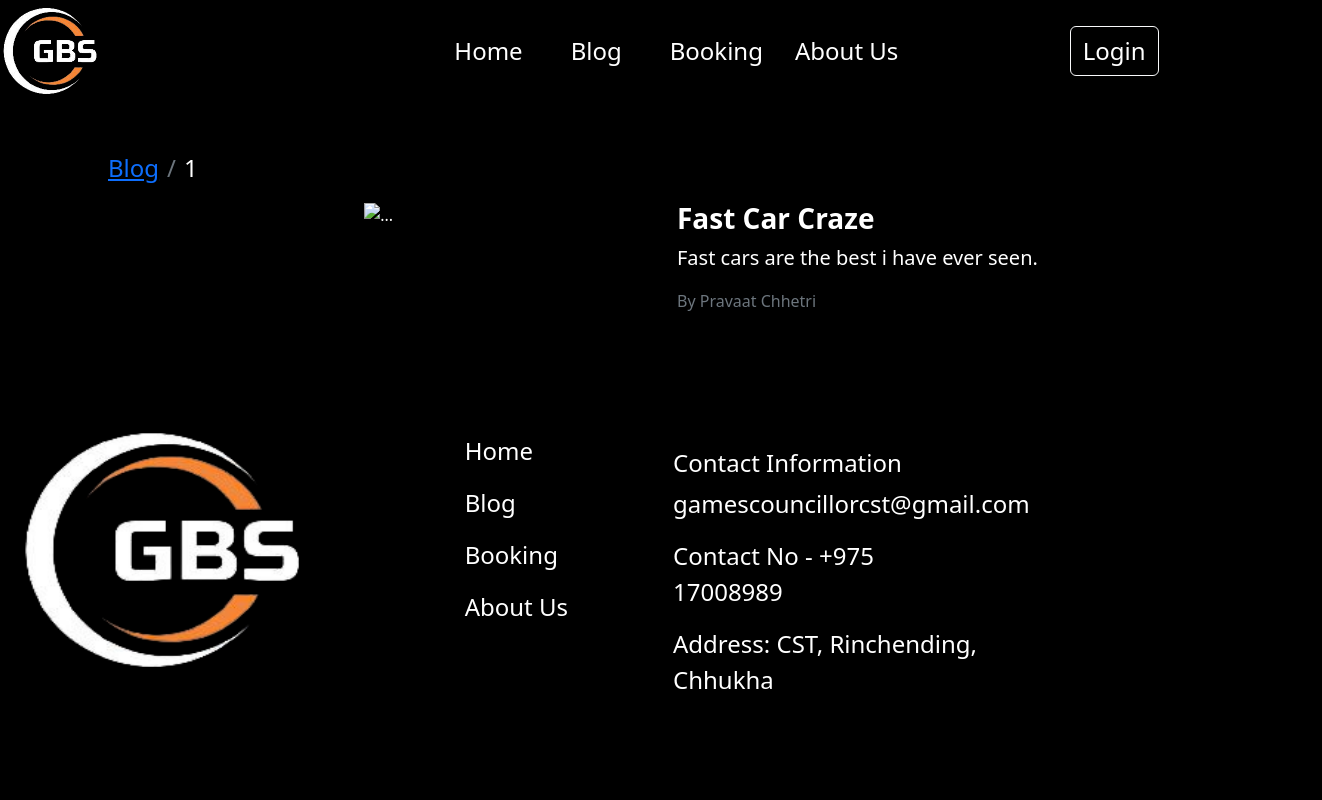
The page /blog/1 on the database its author committed.
### models.py (models this page shows, shortened)
class Blogs(db.Model):
    BId = db.Column(db.Integer, primary_key=True, autoincrement=True)
    title = db.Column(db.String(100), nullable=False)
    content = db.Column(db.Text, nullable=False)
    author = db.Column(db.String(100), nullable=False)
    image = db.Column(db.Text, nullable=False)
    mimetype = db.Column(db.Text, nullable=False)
    date_created = db.Column(db.DateTime, nullable=False, default=datetime.utcnow)

### app.py (the view)
@app.route('/blog/<int:id>')
def blog_detail(id):
    if 'role' in session:
        _blog=Blogs.query.filter_by(BId=id).first()
        return render_template('blog_disp.html',data={'role_status':session['LogAs'],'blog':_blog})
    else:
        blog=Blogs.query.filter_by(BId=id).first()
        return render_template('blog_disp.html', data={'b': 'active','blog':blog})

### templates/blog_disp.html (shortened to what this page needs)
{%extends 'index.html'%}
{%block content%}
<div class="my-5 bg-black text-bg-light container-fluid row text-center">
    <nav aria-label="breadcrumb">
        <ol class="breadcrumb ms-5">
          <li class="breadcrumb-item nav-item fs-4 ms-5"><a class="nav-item" href="\blog">Blog</a></li>
          <li class="breadcrumb-item nav-item fs-4">{{data.blog.BId}}</li>
        </ol>
      </nav>
    <div class="col-lg-1"></div>
    <div class="col-lg-5">
        <img src="/blog/img/{{data.blog.BId}}" class="img-fluid" alt="...">
    </div>
    <div class="col-lg-5 text-center">
        <div class="col-lg-10 col-sm-12 px-3">
            <h1 class="text-start fs-3"><b> {{data.blog.title}} </b></h1>
            <p class="text-start fs-5">{{data.blog.content}}</p>
            <p class="text-start text-muted">By {{data.blog.author}}</p>
        </div>
    </div>
</div>
{%endblock%}

### static/css/index.css (style rules this page uses)
* { background-color: rgba(0, 0, 0, 0); color: white; }

### rows shown on the page
Blogs: blog.BId "1", blog "Fast Car Craze", blog.content "Fast cars are the best i have ever seen.", blog.author "Pravaat Chhetri"
